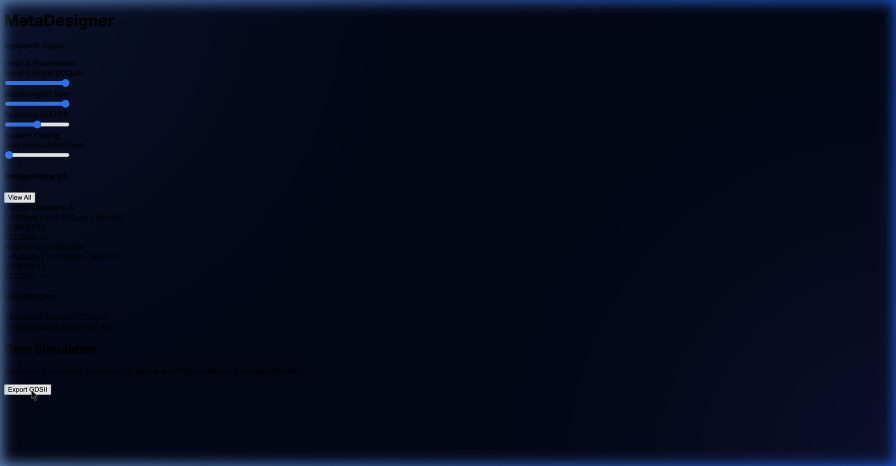
#> input picture click_feedback_1771753943851.png, 1792 x 932 px (shown at 1/2 size)
$ python convert_webp_to_gif.py ../click_feedback_1771753943851.png out.png
#> lines starting #> are read from the running program, lines starting #| are printed output that depends on the picture
import imageio
import numpy as np
import sys
import os
from PIL import Image, ImageDraw

def convert_webp_to_gif(input_path, output_path, bar_height=10, bar_color=(59, 130, 246)): # Blue-500
#> called with input_path = '../click_feedback_1771753943851.png', output_path = 'out.png', bar_height = 10, bar_color = (59, 130, 246)
    print(f"Reading {input_path}...")
    try:
        from PIL import ImageSequence
        img = Image.open(input_path)
#> img is the input picture: PIL image 1792x932 RGB; mean R, G, B 6.2, 10.7, 29.2

        # Read all frames with Pillow
        frames_pil = [frame.copy() for frame in ImageSequence.Iterator(img)]
#> frames_pil = 1 item

        # Extract fps or duration
        # WebP duration is mostly in ms per frame
        duration = img.info.get('duration', 33)
#> duration = 33
        fps = 1000.0 / duration if duration > 0 else 30.0
#> fps = 30.3

        # Convert to numpy arrays for consistency
        frames = [np.array(f.convert('RGB')) for f in frames_pil]
#> frames = 1 item

        print(f"Loaded {len(frames)} frames. Calculated FPS: {fps:.1f}")
#| Loaded 1 frames. Calculated FPS: 30.3
    except Exception as e:
        print(f"Error reading {input_path}: {e}")
        return

    # To optimize GIF size and quality, resize frames if they are too large
    max_width = 1000
    if frames and frames[0].shape[1] > max_width:
        scale_factor = max_width / frames[0].shape[1]
#> scale_factor = 0.558
        print(f"Resizing frames by {scale_factor:.2f}x to optimize GIF...")
#> (printed output is left out)
        new_frames = []
        for frame in frames:
            img = Image.fromarray(frame)
            new_size = (int(img.width * scale_factor), int(img.height * scale_factor))
            img = img.resize(new_size, Image.Resampling.LANCZOS)
            new_frames.append(np.array(img))
#> this loop made 1 pass
#> new_size on pass 1: (1000, 520)
#> pass 1, in convert_webp_to_gif, `img = img.resize(new_size, Image.Resampling.LANCZOS)`:
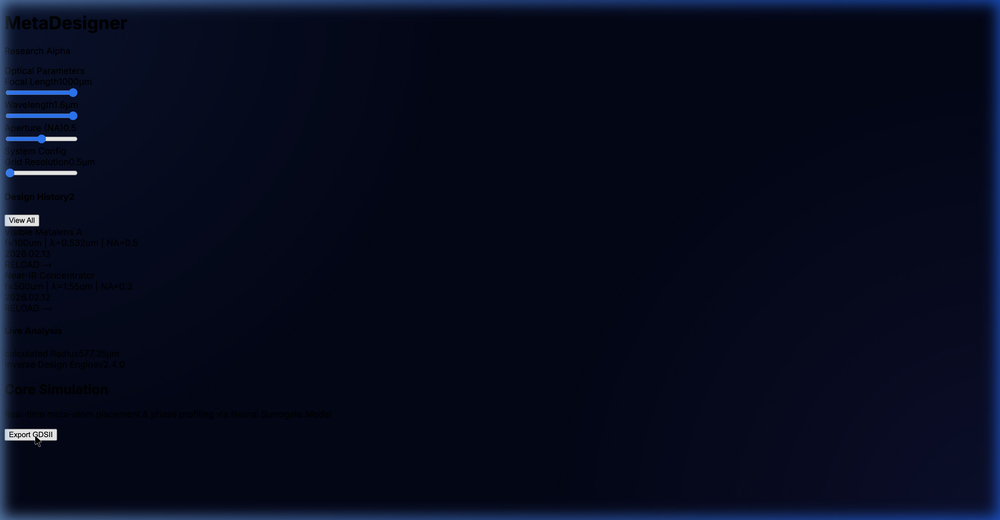
#> img: PIL image 1000x520 RGB; mean R, G, B 6.2, 10.7, 29.2
#> after the loop, new_frames = 1 item
        frames = new_frames

    total_frames = len(frames)
#> total_frames = 1
    processed_frames = []

    print("Adding progress bar and processing frames...")
    for i, frame in enumerate(frames):
        img = Image.fromarray(frame)
        width, height = img.size

        # Calculate progress width
        progress_width = int((i / (total_frames - 1)) * width) if total_frames > 1 else width

        # Draw progress bar
        draw = ImageDraw.Draw(img)
        # Background bar (dark)
        draw.rectangle([0, height - bar_height, width, height], fill=(30, 41, 59)) # Slate-800
        # Progress bar (blue)
        draw.rectangle([0, height - bar_height, progress_width, height], fill=bar_color)

        processed_frames.append(np.array(img))
#> this loop made 1 pass
#> (width, height, progress_width) on pass 1: (1000, 520, 1000)
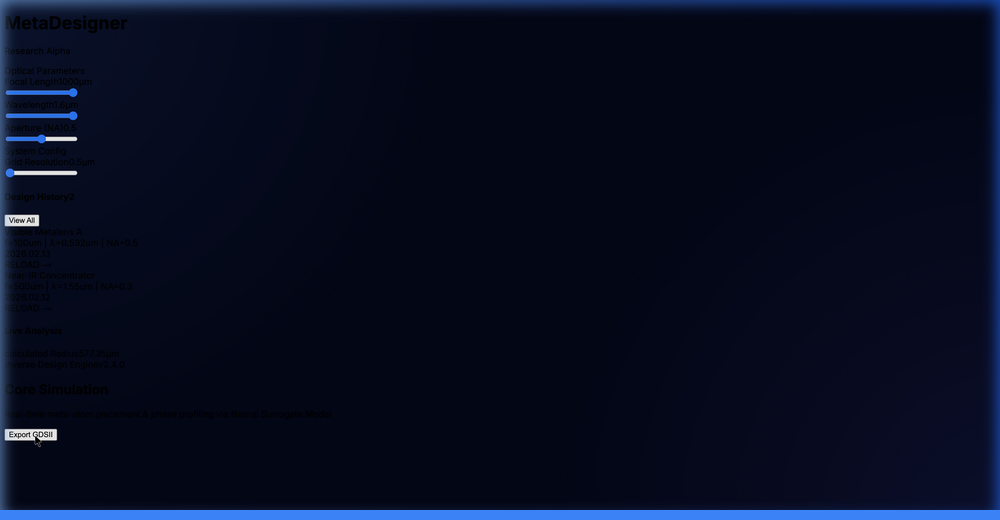
#> img: PIL image 1000x520 RGB; mean R, G, B 6.9, 12.3, 32.3
#> after the loop, processed_frames = 1 item

    # Optional: reduce framerate slightly to save size
    target_fps = min(fps, 15)
#> target_fps = 15
    step = int(max(1, fps / target_fps))
#> step = 2
    if step > 1:
        print(f"Subsampling frames to reduce size (taking 1 every {step} frames)...")
#> (printed output is left out)
        processed_frames = processed_frames[::step]
        fps = target_fps
#> fps = 15

    print(f"Saving to {output_path} (this might take a while)...")
    try:
        # Saving as GIF with optimization
        imageio.mimsave(output_path, processed_frames, fps=fps, loop=0)
        file_size = os.path.getsize(output_path) / (1024 * 1024)
        print(f"Successfully saved {output_path} (Size: {file_size:.2f} MB)")
    except Exception as e:
        print(f"Error saving {output_path}: {e}")

if __name__ == "__main__":
    if len(sys.argv) < 3:
        print("Usage: python convert_webp_to_gif.py <input.webp> <output.gif>")
        sys.exit(1)

    input_file = sys.argv[1]
    output_file = sys.argv[2]
    convert_webp_to_gif(input_file, output_file)

$ run again, on click_feedback_1771754084866.png
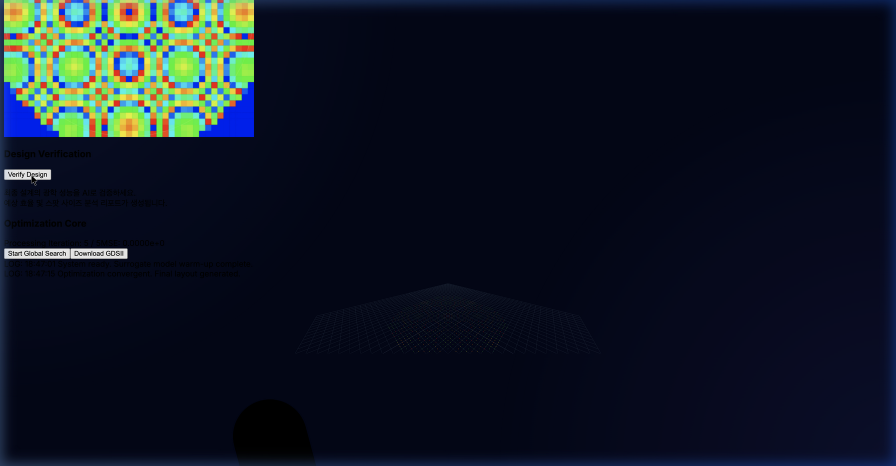
#> input picture click_feedback_1771754084866.png, 1792 x 932 px (shown at 1/2 size)
#> in convert_webp_to_gif, img is the input picture: PIL image 1792x932 RGB; mean R, G, B 15.5, 22.8, 35.1
#> frames_pil = 1 item
#> duration = 33
#> in convert_webp_to_gif, `fps = 1000.0 / duration if duration > 0 else 30.0`: fps = 30.3
#> frames = 1 item
#| Loaded 1 frames. Calculated FPS: 30.3
#> (printed output is left out)
#> the loop in convert_webp_to_gif, `for frame in frames:` made 1 pass
#> new_size on pass 1: (1000, 520)
#> pass 1, in convert_webp_to_gif, `img = img.resize(new_size, Image.Resampling.LANCZOS)`:
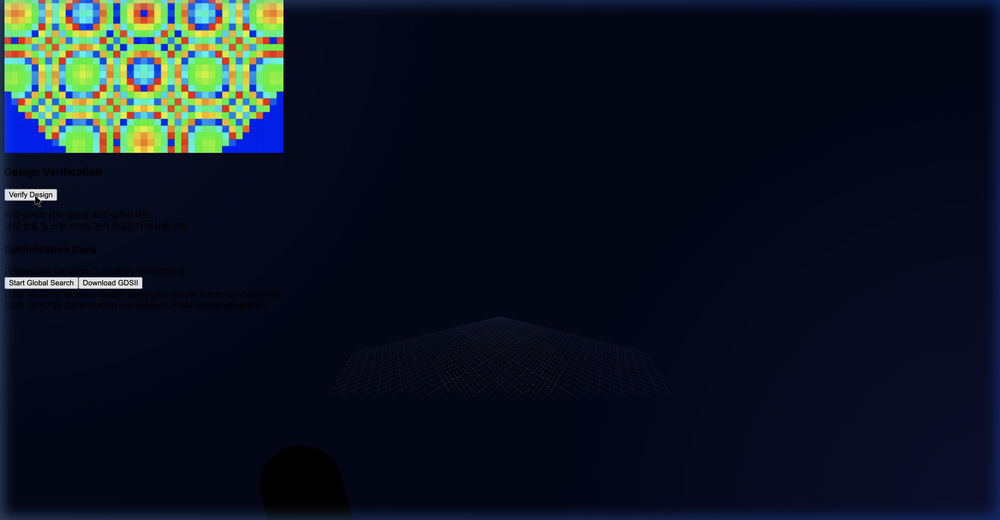
#> img: PIL image 1000x520 RGB; mean R, G, B 15.5, 22.8, 35.1
#> total_frames = 1
#> the loop in convert_webp_to_gif, `for i, frame in enumerate(frames):` made 1 pass
#> (width, height, progress_width) on pass 1: (1000, 520, 1000)
#> after the loop in convert_webp_to_gif, `for i, frame in enumerate(frames):`:
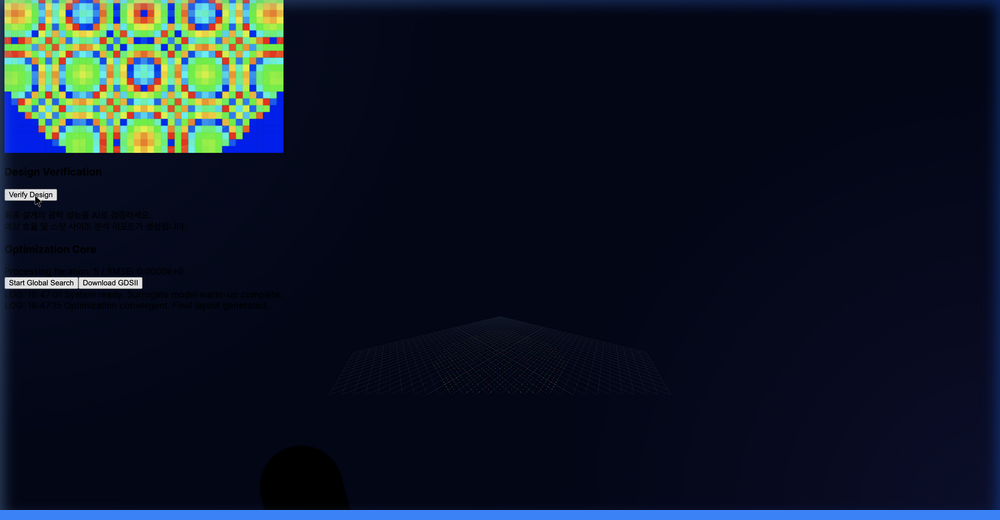
#> img: PIL image 1000x520 RGB; mean R, G, B 16.4, 24.8, 38.8
#> after the loop in convert_webp_to_gif, `for i, frame in enumerate(frames):`: processed_frames = 1 item
#> target_fps = 15
#> step = 2
#> (printed output is left out)
#> in convert_webp_to_gif, `fps = target_fps`: fps = 15
